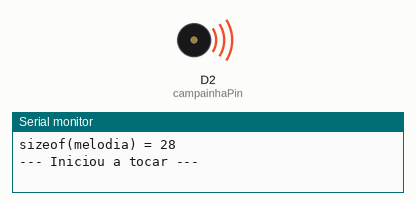
Recording of a sketch running on a simulated ESP8266 (NodeMCU). Shown: buzzer (waves = sounding), the last lines printed to the serial monitor.

Above: at 0.12 s.
At 9.7 s:
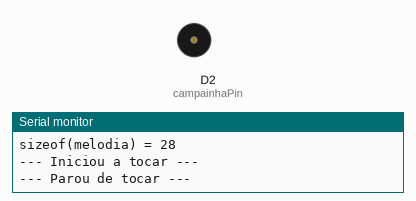
Timing chart, 0 to 22.5 s (numbered marks = the images above):
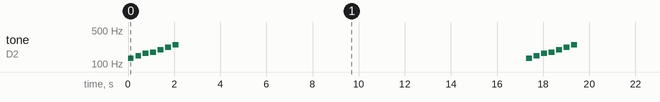

The sketch:

CFSom.ino
```cpp
/**************************
    www.usinainfo.com.br
 **************************/
//Nodemcu ES8266 ESP32 = D2/GPIO16


const int campainhaPin = D2 ;

#define DO_C  132
#define RE_D  148
#define MI_E  165
#define FA_F  175
#define SOL_G 198
#define LA_A  220
#define SI_B  247

int melodia[] =
{
  DO_C, RE_D, MI_E, FA_F, SOL_G, LA_A, SI_B
};

int duracao[] =
{
  4, 4, 4, 4, 4, 4, 4
};


void setup()
{
  Serial.begin(9600);

  Serial.print("sizeof(melodia) = ");
  Serial.println(sizeof(melodia));

  pinMode(campainhaPin, OUTPUT);


}

void loop()
{
  Serial.println("--- Iniciou a tocar ---");

  for (int nota = 0; nota < 7; nota++)
  {
        int duracaoNota = 1000 / duracao[nota];
        tone(campainhaPin, melodia[nota], duracaoNota);

        // pausa entre notas

        int pausa = duracaoNota * 1.30;
        delay(pausa);

        // para a nota

        noTone(campainhaPin);
  }

    Serial.println("--- Parou de tocar ---");

    delay(15000);

}
```

Measured:
- by itself, tone on D2 (campainhaPin): repeats every 17.3 s: silent 0.08 s, 148 Hz 0.25 s, silent 0.08 s, 165 Hz 0.25 s, silent 0.08 s, 175 Hz 0.25 s, silent 0.08 s, 198 Hz 0.25 s, silent 0.08 s, 220 Hz 0.25 s, silent 0.08 s, 247 Hz 0.25 s, silent 15.1 s, 132 Hz 0.25 s
